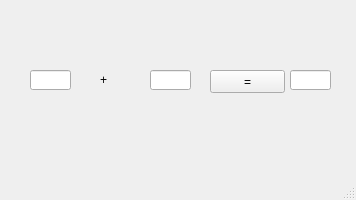
<?xml version="1.0" encoding="UTF-8"?>
<ui version="4.0">
 <class>MainWindow</class>
 <widget class="QMainWindow" name="MainWindow">
  <property name="geometry">
   <rect>
    <x>0</x>
    <y>0</y>
    <width>356</width>
    <height>200</height>
   </rect>
  </property>
  <property name="windowTitle">
   <string>MainWindow</string>
  </property>
  <widget class="QWidget" name="centralwidget">
   <widget class="QLineEdit" name="le1">
    <property name="geometry">
     <rect>
      <x>30</x>
      <y>70</y>
      <width>41</width>
      <height>20</height>
     </rect>
    </property>
   </widget>
   <widget class="QLabel" name="label">
    <property name="geometry">
     <rect>
      <x>100</x>
      <y>70</y>
      <width>21</width>
      <height>20</height>
     </rect>
    </property>
    <property name="text">
     <string>+</string>
    </property>
   </widget>
   <widget class="QLineEdit" name="le2">
    <property name="geometry">
     <rect>
      <x>150</x>
      <y>70</y>
      <width>41</width>
      <height>20</height>
     </rect>
    </property>
   </widget>
   <widget class="QPushButton" name="pb">
    <property name="geometry">
     <rect>
      <x>210</x>
      <y>70</y>
      <width>75</width>
      <height>23</height>
     </rect>
    </property>
    <property name="text">
     <string>=</string>
    </property>
   </widget>
   <widget class="QLineEdit" name="le3">
    <property name="geometry">
     <rect>
      <x>290</x>
      <y>70</y>
      <width>41</width>
      <height>20</height>
     </rect>
    </property>
   </widget>
  </widget>
  <widget class="QMenuBar" name="menubar">
   <property name="geometry">
    <rect>
     <x>0</x>
     <y>0</y>
     <width>356</width>
     <height>21</height>
    </rect>
   </property>
  </widget>
  <widget class="QStatusBar" name="statusbar"/>
 </widget>
 <resources/>
 <connections/>
</ui>
